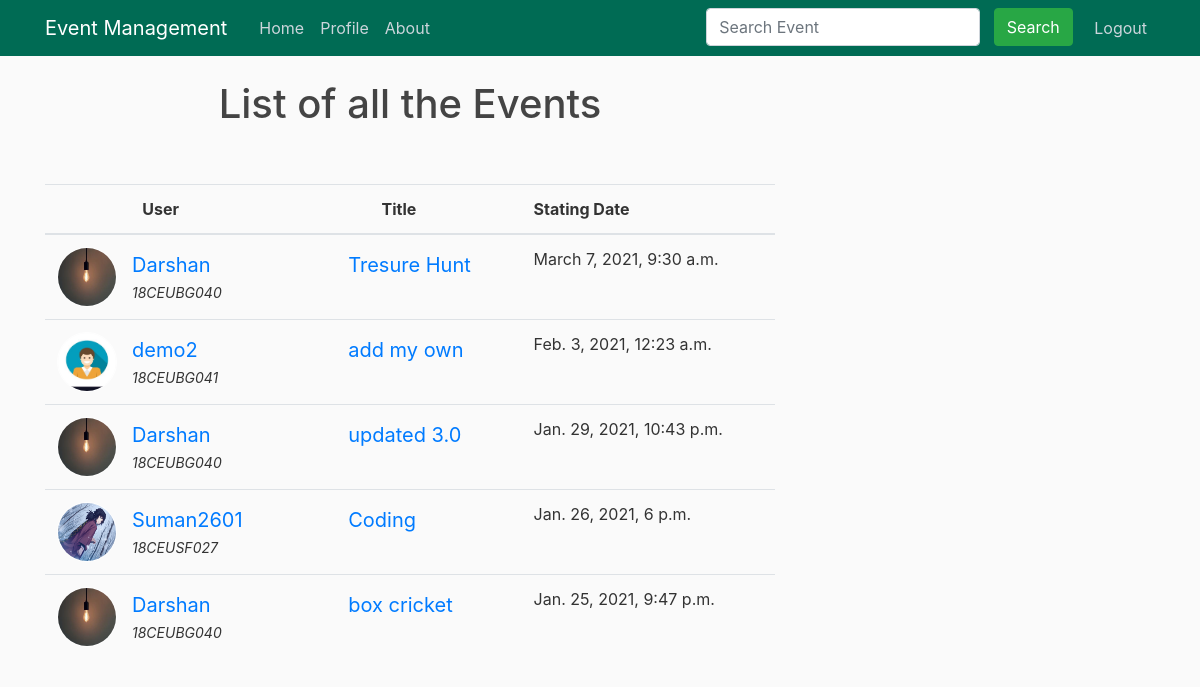
The page / (signed in) on the database as committed earlier.
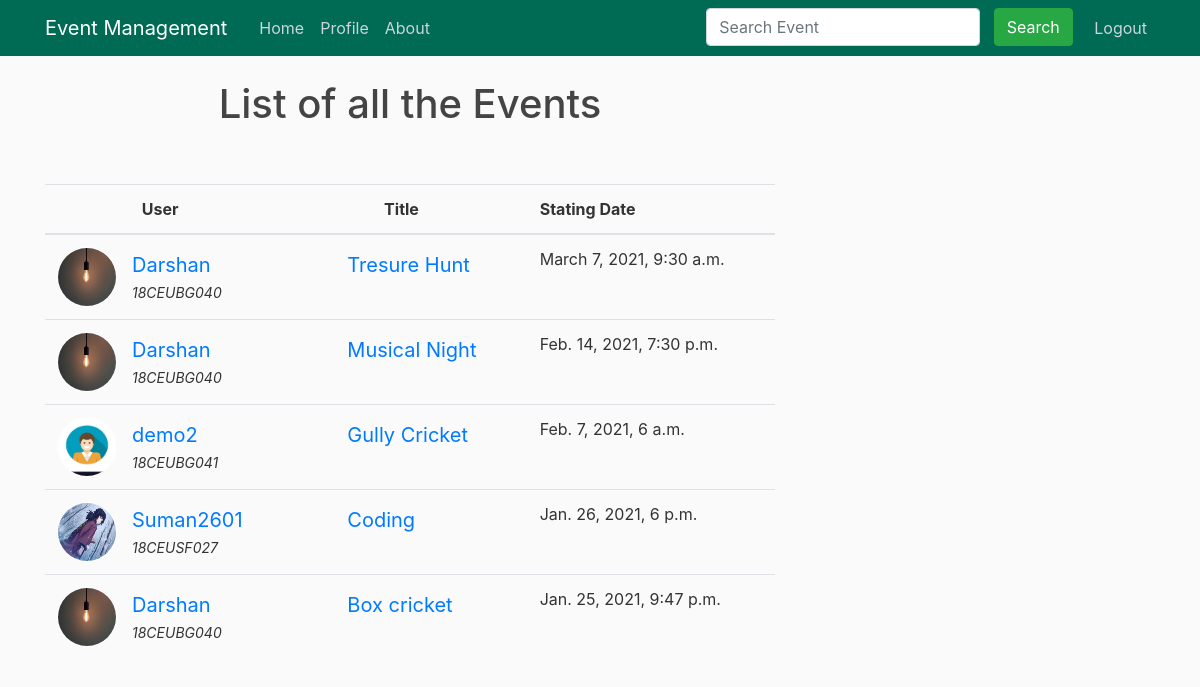
The same page on the database as committed later.
### event/models.py (models this page shows, shortened)
class Eventlist(models.Model):
    postby = models.ForeignKey(User, on_delete=models.CASCADE, null=True)
    thumbnail = models.ImageField(
        default='event.jpg', null=True, blank=True, upload_to='events_thumbnail')
    title = models.CharField(max_length=100)
    description = models.TextField()
    organizer = models.CharField(max_length=100)
    joiningfees = models.CharField(max_length=10)
    pricemoney = models.CharField(max_length=10)
    members = models.CharField(max_length=5, null=True)
    link = models.CharField(max_length=100)
    Eventtime = models.CharField(max_length=20)
    venue = models.TextField()
    StartingDate = models.DateTimeField(blank=False, null=True)
    Endingdate = models.DateTimeField(blank=False, null=True)
    Category = models.CharField(max_length=50, default="")
    numberofseats = models.CharField(max_length=50, null=True)

### users/models.py (models this page shows, shortened)
class Profile(models.Model):
    user = models.OneToOneField(User, on_delete=models.CASCADE)
    usertype = models.CharField(
        choices=USER_TYPE, max_length=10, default='Attendee', null=True)
    image = models.ImageField(default='default.jpg', upload_to='profile_pics')
    idcard = models.ImageField(default='default.jpg', upload_to="idcard")
    idnumber = models.CharField(default="", max_length=50)
    numberofupdates = models.CharField(default='0', null=True, max_length=100)
    about = models.TextField()

### event/views.py (the view)
# urls.py: path('', views.home, name='event-home'),
@login_required
def home(request):
    requser = request.user
    if requser.profile.usertype == "Organizer":
        if request.method == 'POST':
            postby = request.user
            event_title = request.POST['event_title']
            category = request.POST['Category']
            description = request.POST['description']
            organizer = request.POST['organizer']
            venue = request.POST['venue']
            starting_date = request.POST['starting_date']
            ending_date = request.POST['ending_date']
            duration = request.POST['duration']
            fee = request.POST['fee']
            price = request.POST['price']
            numberofparticipants = request.POST['numberofparticipants']
            link = request.POST['link']
            numberofseats = request.POST['numberofseats']
            obj = Eventlist(postby=postby, title=event_title, description=description, organizer=organizer, joiningfees=fee, pricemoney=price, members=numberofparticipants,
                            link=link, Eventtime=duration, venue=venue, StartingDate=starting_date, Endingdate=ending_date, Category=category, numberofseats=numberofseats)
            obj.save()
            return redirect('/')
        else:
            if request.method == 'GET':
                query = request.GET.get('query')
                if query is None:
                    eventlist = Eventlist.objects.filter(
                        postby=requser).order_by('-StartingDate')
                else:
                    eventlist = Eventlist.objects.filter(
                        title__icontains=query, postby=requser)
            else:
                eventlist = Eventlist.objects.filter(
                    postby=requser).order_by('-StartingDate')
    else:
        if request.method == 'GET':
            query = request.GET.get('query')
            if query is None:
                eventlist = Eventlist.objects.all().order_by('-StartingDate')
            else:
                eventlist = Eventlist.objects.filter(title__icontains=query)
        else:
            eventlist = Eventlist.objects.all().order_by('-StartingDate')
    context = {
        'eventlist': eventlist
    }
    return render(request, 'event/home.html', context)

### event/templates/event/home.html (shortened to what this page needs)
{% extends "event/base.html" %}
{% block content %}
{%ifequal user.profile.usertype "Organizer" %}
{% include 'event/event_view.html'%}
{%else%}
<h1 style="text-align: center;">List of all the Events</h1>
<br />
<br />
<table class="table table-hover user-list">
  <thead class="thead-success">
    <tr>
      <th scope="col" style="text-align: center;">User</th>
      <th scope="col" style="text-align: center;">Title</th>
      <th scope="col">Stating Date</th>
    </tr>
  </thead>
  <tbody>
    {% for events in eventlist %}
    <tr>
      <td>
        <img src="{{events.postby.profile.image.url}}" alt="profilepic">
        <a href="/user_Details/{{events.postby.username}}" class="user-link">{{events.postby.username}}</a>
        <span class="user-subhead">{{events.postby.profile.idnumber}}</span>
      </td>
      <td><a href="/event_details/{{events.id}}" class="user-link">{{events.title}}</a></td>
      <td>{{events.StartingDate}}</td>
    </tr>
    {% endfor %}
  </tbody>
</table>
{%endifequal%}
{% endblock content %}

### event/templates/event/base.html (shortened to what this page needs)
{% load static %}
<!DOCTYPE html>
<html>
<head>
  <link rel="stylesheet" href="https://maxcdn.bootstrapcdn.com/bootstrap/4.0.0/css/bootstrap.min.css"
>
  <link rel="stylesheet" type="text/css" href="{% static 'event/main.css' %}">
</head>
<body>
  <header class="site-header">
    <nav class="navbar navbar-expand-md navbar-dark bg-steel fixed-top">
      <div class="container">
        <a class="navbar-brand mr-4" href="{% url 'event-home' %}">Event Management</a>
        <div class="collapse navbar-collapse" id="navbarToggle">
          <div class="navbar-nav mr-auto">
            <a class="nav-item nav-link" href="{% url 'event-home' %}">Home</a>
            {% if user.is_authenticated %}
            <a class="nav-item nav-link" href="{% url 'profile' %}">Profile</a>
            {% endif %}
            <a class="nav-item nav-link" href="{% url 'event-about' %}">About</a>
          </div>
          <div class="navbar-nav">
            <div class="input-group">
              <form action="/" method="get">
                <div class="form-outline" style="display: inline-flex;">
                  <input type="search" name="query" id="query" placeholder="Search Event"
                    class="form-control" />&nbsp;&nbsp;&nbsp;
                  <input type="submit" class="btn btn-success" value="Search">
                </div>
              </form>
            </div>
            {% if user.is_authenticated %}
            <a class="nav-item nav-link" href="{% url 'logout' %}">Logout</a>
            {% else %}
            <a class="nav-item nav-link" href="{% url 'login' %}">Login</a>
            <a class="nav-item nav-link" href="{% url 'users-register' %}">Register</a>
            {% endif %}
          </div>
        </div>
      </div>
    </nav>
  </header>
  <main role="main" class="container">
    <div class="row">
      <div class="col-md-8">
        {% block content %}{% endblock %}
      </div>
    </div>
  </main>
</body>
</html>

### event/static/event/main.css (style rules this page uses)
body { background: #fafafa; color: #333333; margin-top: 5rem; }
h1, h2, h3, h4, h5, h6 { color: #444444; }
.bg-steel { background-color: #006B54; }
.site-header .navbar-nav .nav-link { color: #cbd5db; }

### event/templates/event/home.html (style rules this page uses)
.user-list tbody td>img { position: relative; border-radius: 50%; width: 100px; height: 60px; border: 1px solid #ffffff; max-width: 60px; float: left; margin-right: 15px; }
.user-list tbody td .user-link { display: block; font-size: 1.25em; padding-top: 3px; margin-left: 60px; }
.user-list tbody td .user-subhead { font-size: 0.875em; font-style: italic; }

Rows that differ between the two databases and show on the page:
changed Eventlist: title "updated 3.0" → "Musical Night"; StartingDate "Jan. 29, 2021, 10:43 p.m." → "Feb. 14, 2021, 7:30 p.m."; moves up the list
changed Eventlist "demo2": title "add my own" → "Gully Cricket"; StartingDate "Feb. 3, 2021, 12:23 a.m." → "Feb. 7, 2021, 6 a.m."
changed Eventlist: title "box cricket" → "Box cricket"
